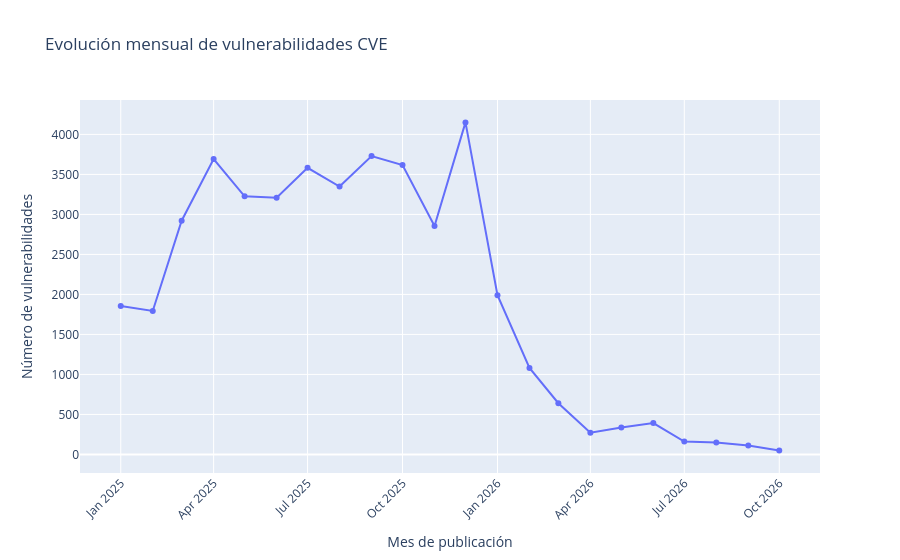

Source (notebook cell):
### Code cell
# Evolución mes a mes de las vulnerabilidades

vulnerabilidades_mes = (
    df_limpio.groupby("mes")
    .size()
    .reset_index(name="cantidad")
    .sort_values("mes")
)

fig = px.line(
    vulnerabilidades_mes,
    x="mes",
    y="cantidad",
    markers=True,
    title="Evolución mensual de vulnerabilidades CVE",
    labels={
        "mes": "Mes de publicación",
        "cantidad": "Número de vulnerabilidades"
    }
)

fig.update_layout(
    xaxis_tickangle=-45
)

fig.show()

### Figure 1 — Plotly figure (JSON) as saved in the notebook; plotly's stock layout.template omitted (floating-point values rounded to 4 significant figures)
{"data": [{"hovertemplate": "Mes de publicación=%{x}<br>Número de vulnerabilidades=%{y}<extra></extra>", "legendgroup": "", "line": {"color": "#636efa", "dash": "solid"}, "marker": {"symbol": "circle"}, "mode": "lines+markers", "name": "", "orientation": "v", "showlegend": false, "type": "scatter", "x": ["2025-01", "2025-02", "2025-03", "2025-04", "2025-05", "2025-06", "2025-07", "2025-08", "2025-09", "2025-10", "2025-11", "2025-12", "2026-01", "2026-02", "2026-03", "2026-04", "2026-05", "2026-06", "2026-07", "2026-08", "2026-09", "2026-10"], "xaxis": "x", "y": [1854, 1793, 2921, 3691, 3226, 3209, 3582, 3349, 3730, 3617, 2855, 4150, 1991, 1081, 640, 271, 337, 392, 161, 150, 112, 48], "yaxis": "y"}], "layout": {"legend": {"tracegroupgap": 0}, "title": {"text": "Evolución mensual de vulnerabilidades CVE"}, "xaxis": {"anchor": "y", "domain": [0, 1], "tickangle": -45, "title": {"text": "Mes de publicación"}}, "yaxis": {"anchor": "x", "domain": [0, 1], "title": {"text": "Número de vulnerabilidades"}}}}
